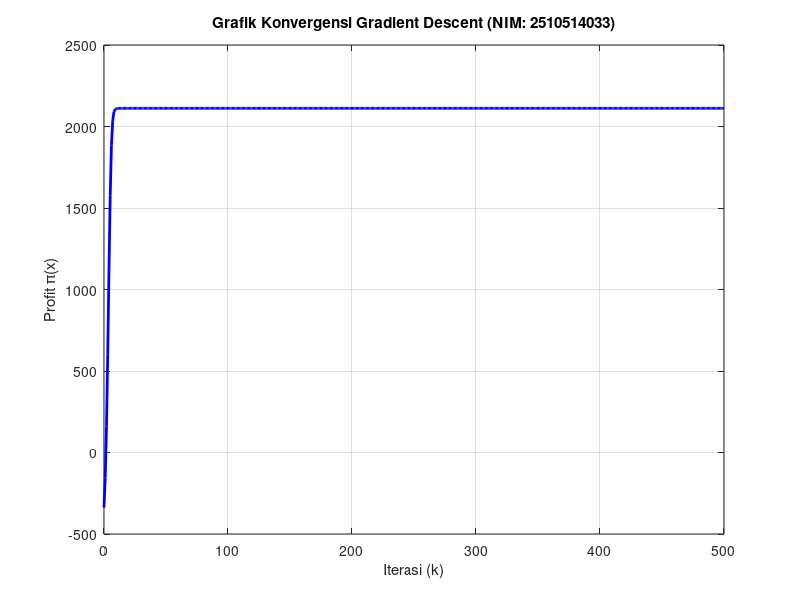
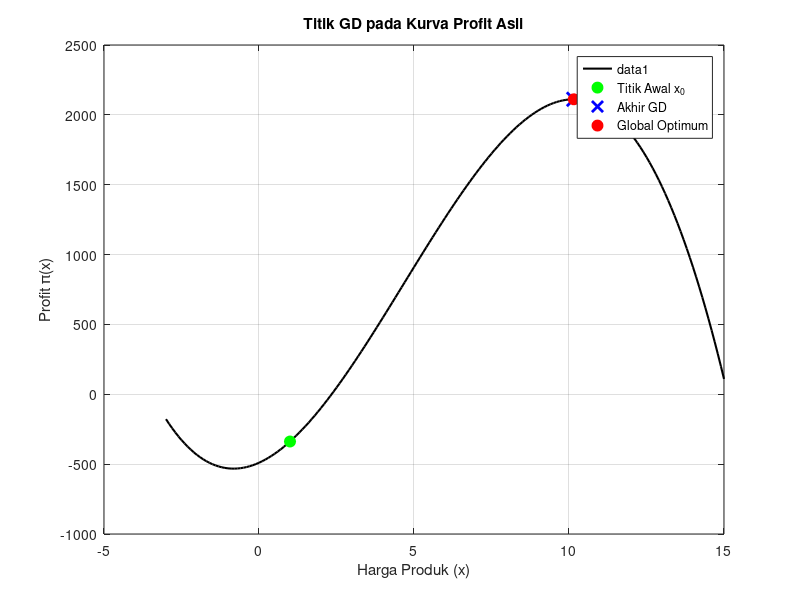
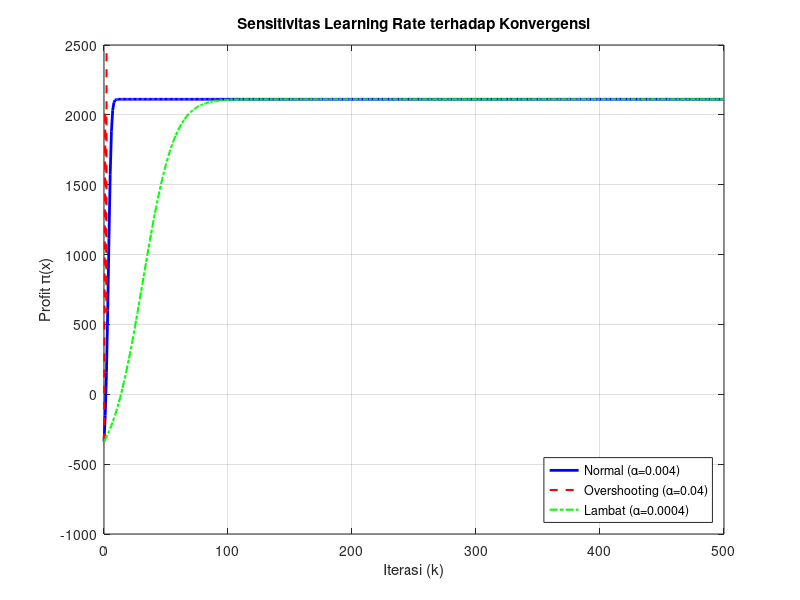

These figures' MATLAB source, in order:
% =======================================================================
% UTS Matematika Sains Data Semester Genap 2025/2026
% Soal 6 Optimasi Harga Produk Via Gradient Descent Manual
%
% Nama : Daffa
% NIM  : 2510514033
% Parameter: N=33, a=3, b=3, K=7, theta0=105, alpha=0.004
% Tanggal: 2026-04-26
% =======================================================================
clc; clear; close all;

% Parameter Personalisasi
a = 3; b = 3; K = 7;
alpha = 0.004;

% Definisi Fungsi dan Turunannya 
% pi(x) = -4x^3 + 56x^2 + 100x - 490
pi_func = @(x) -4*x.^3 + 56*x.^2 + 100*x - 490;
dpi_func = @(x) -12*x.^2 + 112*x + 100;

% Parameter Gradient Descent
iter_max = 500;
x0 = 1; % Titik awal
x_opt = 10.1540; % Solusi Analitik Global Optimum



% === 6.e Implementasi Gradient Descent (Normal) ===
x_history = zeros(1, iter_max+1);
pi_history = zeros(1, iter_max+1);

x_history(1) = x0;
pi_history(1) = pi_func(x0);

for k = 1:iter_max
    % Gradient Ascent (karena kita mencari maksimum profit)
    x_history(k+1) = x_history(k) + alpha * dpi_func(x_history(k));
    pi_history(k+1) = pi_func(x_history(k+1));
end

% Plot Konvergensi 1: Kurva Profit vs Iterasi
figure('Name', 'Konvergensi Gradient Descent');
plot(0:iter_max, pi_history, 'b-', 'LineWidth', 2);
title('Grafik Konvergensi Gradient Descent (NIM: 2510514033)');
xlabel('Iterasi (k)');
ylabel('Profit \pi(x)');
grid on;


% Plot Fungsi Asli dengan Titik Evaluasi
figure('Name', 'Lanskap Fungsi Profit');
x_vals = -3:0.1:15;
plot(x_vals, pi_func(x_vals), 'k-', 'LineWidth', 1.5); hold on;
plot(x0, pi_func(x0), 'go', 'MarkerFaceColor', 'g', 'MarkerSize', 8, 'DisplayName', 'Titik Awal x_0');
plot(x_history(end), pi_history(end), 'bx', 'MarkerSize', 10, 'LineWidth', 2, 'DisplayName', 'Akhir GD');
plot(x_opt, pi_func(x_opt), 'ro', 'MarkerFaceColor', 'r', 'MarkerSize', 8, 'DisplayName', 'Global Optimum');
title('Titik GD pada Kurva Profit Asli');
xlabel('Harga Produk (x)'); ylabel('Profit \pi(x)');
legend('Location', 'best'); grid on; hold off;



% === 6.f Analisis Sensitivitas (Learning Rate) ===
alpha_besar = 10 * alpha; % 0.04
alpha_kecil = 0.1 * alpha; % 0.0004

pi_history_besar = zeros(1, iter_max+1); pi_history_besar(1) = pi_func(x0);
pi_history_kecil = zeros(1, iter_max+1); pi_history_kecil(1) = pi_func(x0);
x_b = x0; x_k = x0;

for k = 1:iter_max
    % GD dengan Alpha Terlalu Besar
    x_b = x_b + alpha_besar * dpi_func(x_b);
    pi_history_besar(k+1) = pi_func(x_b);
    
    % GD dengan Alpha Terlalu Kecil
    x_k = x_k + alpha_kecil * dpi_func(x_k);
    pi_history_kecil(k+1) = pi_func(x_k);
end

% Plot Ketiga Kurva Konvergensi Bersama
figure('Name', 'Analisis Sensitivitas Learning Rate');
plot(0:iter_max, pi_history, 'b-', 'LineWidth', 2, 'DisplayName', ['Normal (\alpha=', num2str(alpha), ')']); hold on;
plot(0:iter_max, pi_history_besar, 'r--', 'LineWidth', 1.5, 'DisplayName', ['Overshooting (\alpha=', num2str(alpha_besar), ')']);
plot(0:iter_max, pi_history_kecil, 'g-.', 'LineWidth', 1.5, 'DisplayName', ['Lambat (\alpha=', num2str(alpha_kecil), ')']);
title('Sensitivitas Learning Rate terhadap Konvergensi');
xlabel('Iterasi (k)'); ylabel('Profit \pi(x)');
% Membatasi axis-Y agar lonjakan ekstrem tidak merusak visual
ylim([-1000, 2500]); 
legend('Location', 'southEast'); grid on; hold off;

disp('Semua plot Soal 6 telah disimpan. Analisis Fenomena:');
disp('Alpha besar (0.04) menyebabkan fenomena OVERSHOOTING / DIVERGENSI.');
disp('Alpha kecil (0.0004) menyebabkan VANISHING GRADIENT / KONVERGENSI SANGAT LAMBAT.');
